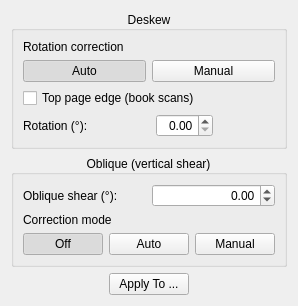
<?xml version="1.0" encoding="UTF-8"?>
<ui version="4.0">
 <class>deskew::OptionsWidget</class>
 <widget class="QWidget" name="deskew::OptionsWidget">
  <property name="geometry">
   <rect>
    <x>0</x>
    <y>0</y>
    <width>220</width>
    <height>146</height>
   </rect>
  </property>
  <property name="windowTitle">
   <string>Form</string>
  </property>
  <layout class="QVBoxLayout">
   <item>
    <widget class="CollapsibleGroupBox" name="deskewGroupBox">
     <property name="title">
      <string>Deskew</string>
     </property>
     <property name="alignment">
      <set>Qt::AlignCenter</set>
     </property>
     <layout class="QVBoxLayout" name="verticalLayout">
      <item>
       <widget class="QLabel" name="deskewModeLabel">
        <property name="text">
         <string>Rotation correction</string>
        </property>
       </widget>
      </item>
      <item>
       <layout class="QHBoxLayout">
        <item>
         <widget class="QPushButton" name="autoBtn">
          <property name="text">
           <string>Auto</string>
          </property>
          <property name="toolTip">
           <string>Automatically estimate and correct page rotation.</string>
          </property>
          <property name="checkable">
           <bool>true</bool>
          </property>
          <property name="checked">
           <bool>true</bool>
          </property>
          <property name="autoExclusive">
           <bool>false</bool>
          </property>
         </widget>
        </item>
        <item>
         <widget class="QPushButton" name="manualBtn">
          <property name="text">
           <string>Manual</string>
          </property>
          <property name="toolTip">
           <string>Use the rotation angle below. Editing the angle switches to Manual.</string>
          </property>
          <property name="checkable">
           <bool>true</bool>
          </property>
          <property name="autoExclusive">
           <bool>false</bool>
          </property>
         </widget>
        </item>
       </layout>
      </item>
      <item>
       <widget class="QCheckBox" name="topEdgeCheckBox">
        <property name="toolTip">
         <string>Use the top page edge for deskew (recommended for book scans with dark background).</string>
        </property>
        <property name="text">
         <string>Top page edge (book scans)</string>
        </property>
        <property name="checked">
         <bool>false</bool>
        </property>
       </widget>
      </item>
      <item>
       <layout class="QHBoxLayout">
        <item>
         <widget class="QLabel" name="deskewAngleLabel">
          <property name="text">
           <string>Rotation (°):</string>
          </property>
         </widget>
        </item>
        <item>
         <spacer>
          <property name="orientation">
           <enum>Qt::Horizontal</enum>
          </property>
          <property name="sizeHint" stdset="0">
           <size>
            <width>1</width>
            <height>1</height>
           </size>
          </property>
         </spacer>
        </item>
        <item>
         <widget class="QDoubleSpinBox" name="angleSpinBox">
          <property name="alignment">
           <set>Qt::AlignRight|Qt::AlignTrailing|Qt::AlignVCenter</set>
          </property>
           <property name="keyboardTracking">
            <bool>false</bool>
           </property>
          <property name="singleStep">
           <double>0.010000000000000</double>
          </property>
         </widget>
        </item>
        <item>
         <spacer>
          <property name="orientation">
           <enum>Qt::Horizontal</enum>
          </property>
          <property name="sizeHint" stdset="0">
           <size>
            <width>1</width>
            <height>1</height>
           </size>
          </property>
         </spacer>
        </item>
       </layout>
      </item>
     </layout>
    </widget>
   </item>
   <item>
    <widget class="CollapsibleGroupBox" name="obliqueGroupBox">
     <property name="title">
      <string>Oblique (vertical shear)</string>
     </property>
     <property name="alignment">
      <set>Qt::AlignCenter</set>
     </property>
     <layout class="QVBoxLayout" name="obliqueVerticalLayout">
      <item>
       <layout class="QHBoxLayout">
        <item>
         <widget class="QLabel" name="obliqueLabel">
          <property name="text">
           <string>Oblique shear (°):</string>
          </property>
         </widget>
        </item>
        <item>
         <widget class="QDoubleSpinBox" name="obliqueSpinBox">
          <property name="alignment">
           <set>Qt::AlignRight|Qt::AlignTrailing|Qt::AlignVCenter</set>
          </property>
           <property name="keyboardTracking">
            <bool>false</bool>
           </property>
          <property name="minimum">
           <double>-5.000000000000000</double>
          </property>
          <property name="maximum">
           <double>5.000000000000000</double>
          </property>
          <property name="singleStep">
           <double>0.100000000000000</double>
          </property>
         </widget>
        </item>
       </layout>
      </item>
      <item>
       <widget class="QLabel" name="obliqueModeLabel">
        <property name="text">
         <string>Correction mode</string>
        </property>
       </widget>
      </item>
      <item>
       <layout class="QHBoxLayout" name="horizontalLayout_oblique_mode">
        <item>
         <widget class="QPushButton" name="obliqueOffBtn">
          <property name="text">
           <string>Off</string>
          </property>
          <property name="toolTip">
           <string>Do not apply shear. Rotation correction can still be used.</string>
          </property>
          <property name="checkable">
           <bool>true</bool>
          </property>
          <property name="checked">
           <bool>true</bool>
          </property>
          <property name="autoExclusive">
           <bool>false</bool>
          </property>
         </widget>
        </item>
        <item>
         <widget class="QPushButton" name="obliqueAutoBtn">
          <property name="text">
           <string>Auto</string>
          </property>
          <property name="toolTip">
           <string>Automatically estimate and apply vertical shear after rotation.</string>
          </property>
          <property name="checkable">
           <bool>true</bool>
          </property>
          <property name="checked">
           <bool>false</bool>
          </property>
          <property name="autoExclusive">
           <bool>false</bool>
          </property>
         </widget>
        </item>
        <item>
         <widget class="QPushButton" name="obliqueManualBtn">
          <property name="text">
           <string>Manual</string>
          </property>
          <property name="toolTip">
           <string>Use the oblique shear angle shown above.</string>
          </property>
          <property name="checkable">
           <bool>true</bool>
          </property>
          <property name="autoExclusive">
           <bool>false</bool>
          </property>
         </widget>
        </item>
       </layout>
      </item>
     </layout>
    </widget>
   </item>
   <item>
    <layout class="QHBoxLayout" name="horizontalLayout">
        <item>
         <spacer name="horizontalSpacer_9">
          <property name="orientation">
           <enum>Qt::Horizontal</enum>
          </property>
          <property name="sizeHint" stdset="0">
           <size>
            <width>1</width>
            <height>1</height>
           </size>
          </property>
         </spacer>
        </item>
        <item>
         <widget class="QPushButton" name="applyDeskewBtn">
          <property name="text">
           <string>Apply To ...</string>
          </property>
         </widget>
        </item>
        <item>
         <spacer name="horizontalSpacer_10">
          <property name="orientation">
           <enum>Qt::Horizontal</enum>
          </property>
          <property name="sizeHint" stdset="0">
           <size>
            <width>1</width>
            <height>1</height>
           </size>
          </property>
         </spacer>
        </item>
       </layout>
      </item>
   <item>
    <spacer>
     <property name="orientation">
      <enum>Qt::Vertical</enum>
     </property>
     <property name="sizeHint" stdset="0">
      <size>
       <width>1</width>
       <height>1</height>
      </size>
     </property>
    </spacer>
   </item>
  </layout>
 </widget>
 <customwidgets>
  <customwidget>
   <class>CollapsibleGroupBox</class>
   <extends>QGroupBox</extends>
   <header location="global">CollapsibleGroupBox.h</header>
   <container>1</container>
  </customwidget>
 </customwidgets>
 <resources/>
 <connections/>
</ui>
